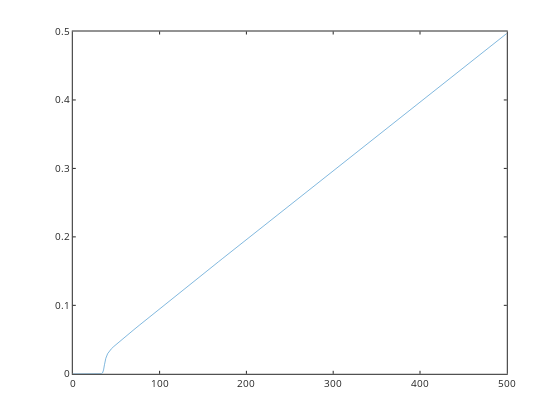

Notebook code for this chart:
### Code cell
f=@(t,Ca) dCa_by_dt(t,Ca);

%[t, C]=ode23s(f,[0 500],[10 1e-9 1e-9]);
[t, C]=ode45(f,[0 500],[10 1e-9 1e-9]);

%C(:,1) portlandite left over
%C(:,2) CaCO3 ppte
Caplt=C(:,3); %Ca
for i=1:length(Caplt)
    [H,OH,H2CO3,HCO3,CO3]=CCaspeciesopennoCa(Caplt(i),Kw,KH,Ka1,Ka2,PCO2);
    pH(i)=-log10(H);
end

plot(t,C(:,2))

### Figure 1 — Plotly figure (JSON) as saved in the notebook; plotly's stock layout.template omitted (floating-point values rounded to 4 significant figures; data arrays with more than 128 entries replaced by an {"elided": "..."} marker saying what was removed)
{"data": [{"line": {"color": "rgb(0,113,188)", "dash": "solid", "width": 0.5}, "marker": {"color": "rgb(0,113,188)", "line": {"color": "rgb(0,113,188)"}, "size": 6, "symbol": "none"}, "mode": "lines", "name": "", "showlegend": false, "type": "scatter", "visibility": true, "x": {"elided": "132 float values"}, "xaxis": "x", "y": {"elided": "132 float values"}, "yaxis": "y"}], "layout": {"height": 420, "hovermode": "closest", "margin": {"b": 0, "l": 0, "r": 0, "t": 0}, "plot_bgcolor": "rgba(0, 0, 0, 0)", "showlegend": false, "width": 560, "xaxis": {"anchor": "y", "autorange": false, "domain": [0.13, 0.905], "exponentformat": "none", "gridcolor": "rgba(38,38,38,0.15)", "gridwidth": 1, "linecolor": "rgb(38,38,38)", "linewidth": 1, "mirror": "ticks", "range": [0, 500], "showgrid": false, "showline": true, "side": "bottom", "spikedash": "solid", "spikemode": "across", "spikesides": false, "spikethickness": 1, "tickangle": 0, "tickcolor": "rgb(38,38,38)", "tickfont": {"color": "rgb(38,38,38)", "size": 10}, "ticklen": 3, "ticks": "inside", "ticktext": ["0", "100", "200", "300", "400", "500"], "tickvals": [0, 100, 200, 300, 400, 500], "title": {"font": {"color": "rgb(0, 0, 0)", "size": 11}, "text": ""}, "type": "linear", "visible": true, "zeroline": false}, "yaxis": {"anchor": "x", "autorange": false, "domain": [0.11, 0.925], "exponentformat": "none", "gridcolor": "rgba(38,38,38,0.15)", "gridwidth": 1, "linecolor": "rgb(38,38,38)", "linewidth": 1, "mirror": "ticks", "range": [0, 0.5], "showgrid": false, "showline": true, "side": "left", "spikedash": "solid", "spikemode": "across", "spikesides": false, "spikethickness": 1, "tickangle": 0, "tickcolor": "rgb(38,38,38)", "tickfont": {"color": "rgb(38,38,38)", "size": 10}, "ticklen": 3, "ticks": "inside", "ticktext": ["0", "0.1", "0.2", "0.3", "0.4", "0.5"], "tickvals": [0, 0.1, 0.2, 0.3, 0.4, 0.5], "title": {"font": {"color": "rgb(0, 0, 0)", "size": 11}, "text": ""}, "type": "linear", "visible": true, "zeroline": false}}}
